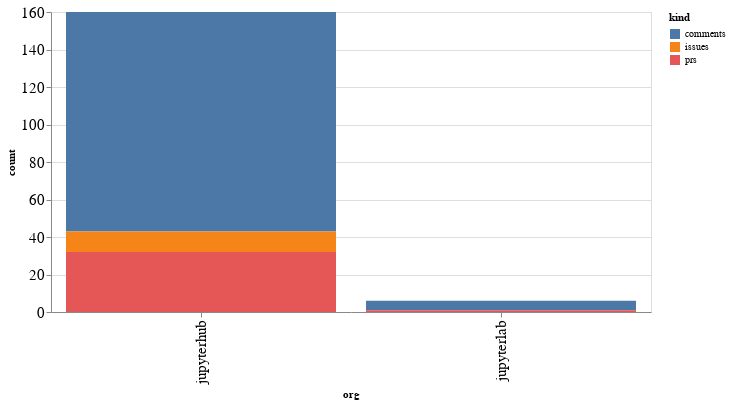

Source (notebook cell):
### Code cell
alt.Chart(org_summaries, width=600).mark_bar().encode(
    x='org',
    y='count',
    color='kind',
    tooltip="org"
)

### Figure 1 — Vega-Lite specification as saved in the notebook (floating-point values rounded to 4 significant figures)
{"config": {"axisLeft": {"labelFontSize": 15}, "axisBottom": {"labelFontSize": 15}}, "data": {"name": "data-9aaddd7e1d61e4d86158f7d30278883c"}, "mark": "bar", "encoding": {"color": {"type": "nominal", "field": "kind"}, "tooltip": {"type": "nominal", "field": "org"}, "x": {"type": "nominal", "field": "org"}, "y": {"type": "quantitative", "field": "count"}}, "width": 600, "$schema": "https://vega.github.io/schema/vega-lite/v4.8.1.json", "datasets": {"data-9aaddd7e1d61e4d86158f7d30278883c": [{"org": "jupyterhub", "kind": "comments", "count": 117}, {"org": "jupyterhub", "kind": "issues", "count": 11}, {"org": "jupyterhub", "kind": "prs", "count": 32}, {"org": "jupyterlab", "kind": "comments", "count": 5}, {"org": "jupyterlab", "kind": "prs", "count": 1}]}}
